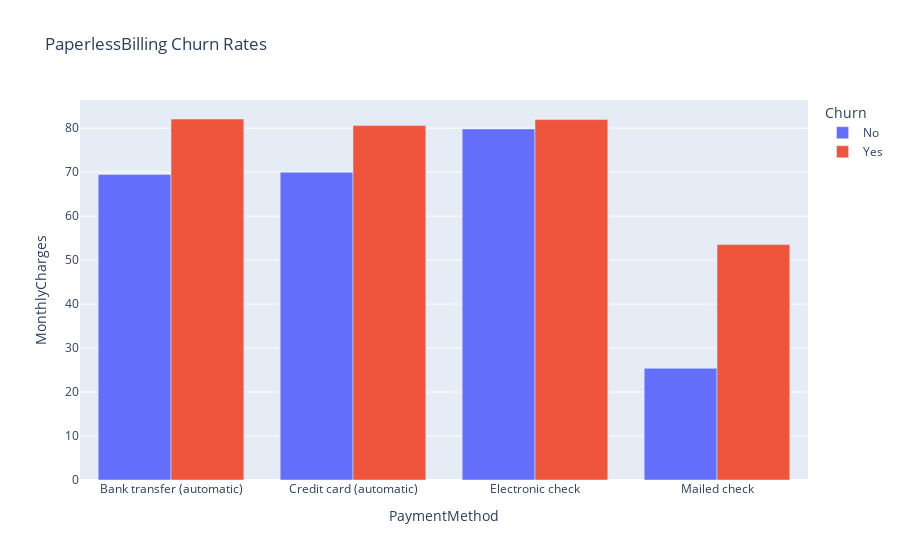

Here is the notebook cell this chart was saved with:
### Code cell
fig = px.bar(method, x="PaymentMethod", y="MonthlyCharges", color="Churn",
             barmode="group", title="PaperlessBilling Churn Rates")

# show plot 
fig.show()

### Figure 1 — Plotly figure (JSON) as saved in the notebook; plotly's stock layout.template omitted (floating-point values rounded to 4 significant figures)
{"data": [{"alignmentgroup": "True", "hovertemplate": "Churn=No<br>PaymentMethod=%{x}<br>MonthlyCharges=%{y}<extra></extra>", "legendgroup": "No", "marker": {"color": "#636efa", "pattern": {"shape": ""}}, "name": "No", "offsetgroup": "No", "orientation": "v", "showlegend": true, "textposition": "auto", "type": "bar", "x": ["Bank transfer (automatic)", "Credit card (automatic)", "Electronic check", "Mailed check"], "xaxis": "x", "y": [69.47, 69.95, 79.8, 25.4], "yaxis": "y"}, {"alignmentgroup": "True", "hovertemplate": "Churn=Yes<br>PaymentMethod=%{x}<br>MonthlyCharges=%{y}<extra></extra>", "legendgroup": "Yes", "marker": {"color": "#EF553B", "pattern": {"shape": ""}}, "name": "Yes", "offsetgroup": "Yes", "orientation": "v", "showlegend": true, "textposition": "auto", "type": "bar", "x": ["Bank transfer (automatic)", "Credit card (automatic)", "Electronic check", "Mailed check"], "xaxis": "x", "y": [82.08, 80.58, 81.95, 53.52], "yaxis": "y"}], "layout": {"barmode": "group", "legend": {"title": {"text": "Churn"}, "tracegroupgap": 0}, "title": {"text": "PaperlessBilling Churn Rates"}, "xaxis": {"anchor": "y", "domain": [0, 1], "title": {"text": "PaymentMethod"}}, "yaxis": {"anchor": "x", "domain": [0, 1], "title": {"text": "MonthlyCharges"}}}}
